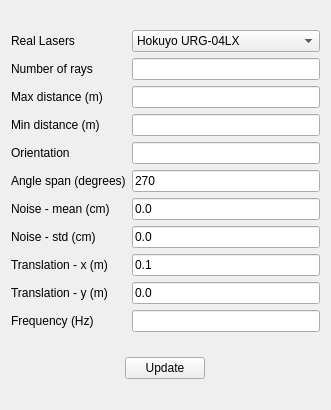
<?xml version="1.0" encoding="UTF-8"?>
<ui version="4.0">
 <class>LaserProperties</class>
 <widget class="QWidget" name="LaserProperties">
  <property name="geometry">
   <rect>
    <x>0</x>
    <y>0</y>
    <width>331</width>
    <height>410</height>
   </rect>
  </property>
  <property name="windowTitle">
   <string>Laser</string>
  </property>
  <layout class="QGridLayout" name="gridLayout_2">
   <item row="0" column="0">
    <layout class="QGridLayout" name="gridLayout">
     <item row="0" column="1">
      <widget class="QComboBox" name="laserCombo">
       <item>
        <property name="text">
         <string>Hokuyo URG-04LX</string>
        </property>
       </item>
       <item>
        <property name="text">
         <string>Hokuyo URG-30LX</string>
        </property>
       </item>
       <item>
        <property name="text">
         <string>SICK LMS 200</string>
        </property>
       </item>
      </widget>
     </item>
     <item row="4" column="0">
      <widget class="QLabel" name="label_3">
       <property name="text">
        <string>Orientation</string>
       </property>
      </widget>
     </item>
     <item row="8" column="1">
      <widget class="QLineEdit" name="laserTranslationX">
       <property name="text">
        <string>0.1</string>
       </property>
       <property name="readOnly">
        <bool>false</bool>
       </property>
      </widget>
     </item>
     <item row="5" column="0">
      <widget class="QLabel" name="label_4">
       <property name="text">
        <string>Angle span (degrees)</string>
       </property>
      </widget>
     </item>
     <item row="2" column="1">
      <widget class="QLineEdit" name="laserMaxDistance"/>
     </item>
     <item row="2" column="0">
      <widget class="QLabel" name="label_2">
       <property name="text">
        <string>Max distance (m)</string>
       </property>
      </widget>
     </item>
     <item row="0" column="0">
      <widget class="QLabel" name="label">
       <property name="text">
        <string>Real Lasers</string>
       </property>
      </widget>
     </item>
     <item row="5" column="1">
      <widget class="QLineEdit" name="laserAngleSpan">
       <property name="text">
        <string>270</string>
       </property>
       <property name="readOnly">
        <bool>false</bool>
       </property>
      </widget>
     </item>
     <item row="6" column="0">
      <widget class="QLabel" name="label_5">
       <property name="text">
        <string>Noise - mean (cm)</string>
       </property>
      </widget>
     </item>
     <item row="6" column="1">
      <widget class="QLineEdit" name="laserNoiseMean">
       <property name="text">
        <string>0.0</string>
       </property>
       <property name="readOnly">
        <bool>false</bool>
       </property>
      </widget>
     </item>
     <item row="7" column="1">
      <widget class="QLineEdit" name="laserNoiseStd">
       <property name="text">
        <string>0.0</string>
       </property>
       <property name="readOnly">
        <bool>false</bool>
       </property>
      </widget>
     </item>
     <item row="8" column="0">
      <widget class="QLabel" name="label_7">
       <property name="text">
        <string>Translation - x (m)</string>
       </property>
      </widget>
     </item>
     <item row="7" column="0">
      <widget class="QLabel" name="label_6">
       <property name="text">
        <string>Noise - std (cm)</string>
       </property>
      </widget>
     </item>
     <item row="9" column="0">
      <widget class="QLabel" name="label_8">
       <property name="text">
        <string>Translation - y (m)</string>
       </property>
      </widget>
     </item>
     <item row="9" column="1">
      <widget class="QLineEdit" name="laserTranslationY">
       <property name="text">
        <string>0.0</string>
       </property>
       <property name="readOnly">
        <bool>false</bool>
       </property>
      </widget>
     </item>
     <item row="4" column="1">
      <widget class="QLineEdit" name="laserOrientation"/>
     </item>
     <item row="3" column="0">
      <widget class="QLabel" name="label_9">
       <property name="text">
        <string>Min distance (m)</string>
       </property>
      </widget>
     </item>
     <item row="3" column="1">
      <widget class="QLineEdit" name="laserMinDistance"/>
     </item>
     <item row="10" column="0">
      <widget class="QLabel" name="label_10">
       <property name="text">
        <string>Frequency (Hz)</string>
       </property>
      </widget>
     </item>
     <item row="10" column="1">
      <widget class="QLineEdit" name="laserFrequency"/>
     </item>
     <item row="1" column="0">
      <widget class="QLabel" name="label_11">
       <property name="text">
        <string>Number of rays</string>
       </property>
      </widget>
     </item>
     <item row="1" column="1">
      <widget class="QLineEdit" name="laserRays"/>
     </item>
    </layout>
   </item>
   <item row="1" column="0" alignment="Qt::AlignHCenter">
    <widget class="QPushButton" name="laserUpdateButton">
     <property name="maximumSize">
      <size>
       <width>100</width>
       <height>16777215</height>
      </size>
     </property>
     <property name="text">
      <string>Update</string>
     </property>
    </widget>
   </item>
  </layout>
 </widget>
 <resources/>
 <connections/>
</ui>
